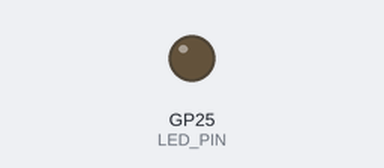
Recording of a sketch running on a simulated Raspberry Pi Pico. Parts: output pins drawn as LEDs (lit = HIGH). Storage starts empty; pins used as bus, display or sensor lines are not drawn; what the sketch prints to the serial monitor is not drawn.

Above: at 1.95 s.
Timing chart, 0 to 5.6 s (numbered marks = the images above):
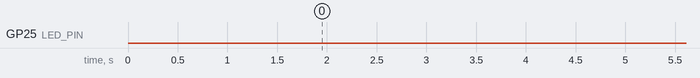

Measured:
- by itself, GP25 (LED_PIN): LOW → HIGH at 11.9 s, → LOW 0.10 s later, → HIGH 0.10 s later, → LOW 0.10 s later, … (444 changes in this stretch)

The sketch:

test_XYT01_x_MicroSD.ino
```cpp
/*
 * Pico XY-T01 + MicroSD (ADA254) Combined Assembly Test
 *
 * - Collects temperature + parse-time timestamps from both XY-T01 units
 *   for a user-defined duration (COLLECTION_SECONDS)
 * - Writes every sample to /test_XYT01/XYT01_data.csv
 * - If the folder already exists it is deleted (including all contents)
 *   and recreated
 * - At the start of the test both units are set to 100 °C.
 *   They remain at 100 °C for min(10 s, collection duration).
 *   After that time they are set to 0 °C for the remainder of the test.
 * - End of data collection is indicated via serial monitor + a special
 *   setpoint sequence on both controllers: 0 °C (1 s) → 100 °C (1 s) → 0 °C
 *
 * Pins (updated wiring table – ADA254 on SPI0):
 *   XY-T01 #1 : UART0  GP0 (TX) / GP1 (RX)
 *   XY-T01 #2 : UART1  GP8 (TX) / GP9 (RX)
 *   MicroSD (ADA254 on SPI0):
 *     CS   = GP17
 *     MISO = GP16 (SPI0 RX)
 *     SCK  = GP18 (SPI0 SCK)
 *     MOSI = GP19 (SPI0 TX)
 *     5V / GND
 *
 * Note: MAX31865 may remain connected (its CS = GP20 is held high).
 *
 * Libraries: SD, SPI
 *
 * On any failure: continuous 50 ms LED blink
 * On success: the setpoint sequence above + continuous successBlink
 */

#include <SPI.h>
#include <SD.h>

// ---------- Pins ----------
const int LED_PIN = LED_BUILTIN; // GP25
const int SD_CS   = 17;          // GP17
const int MAX_CS  = 20;          // keep inactive on shared SPI0

// ---------- Timing ----------
const unsigned long COLLECTION_SECONDS = 8;
const unsigned long COLLECTION_MS      = 1000UL * COLLECTION_SECONDS;
const unsigned long PRINT_INTERVAL_MS  = 1000;               // match ~1 Hz XY-T01 report rate
const unsigned long SETPOINT_HOLD_MS   = 10000;              // hold 100 °C for up to 10 s

unsigned long collectionStart   = 0;
unsigned long lastPrintMillis   = 0;
unsigned long setpointHoldUntil = 0;   // when to switch from 100 °C → 0 °C
bool collecting     = false;
bool finished       = false;
bool setpointIsHigh = true;            // currently commanding 100 °C?

// Latest data (timestamp = millis() when the value was parsed)
float         temp1 = NAN;
unsigned long ts1   = 0;
float         temp2 = NAN;
unsigned long ts2   = 0;

File dataFile;

void errorBlink() {
  while (true) {
    digitalWrite(LED_PIN, HIGH);
    delay(50);
    digitalWrite(LED_PIN, LOW);
    delay(50);
  }
}

void successBlink() {
  while (true) {
    for (int i = 0; i < 3; i++) {
      digitalWrite(LED_PIN, HIGH);
      delay(100);
      digitalWrite(LED_PIN, LOW);
      delay(100);
    }
    delay(1000);
  }
}

// ---------- helpers ----------
float extractTemperature(const String &line) {
  int i = 0;
  while (i < (int)line.length() &&
         !(isDigit(line[i]) || line[i] == '-' || line[i] == '.')) {
    i++;
  }
  if (i >= (int)line.length()) return NAN;

  String num;
  while (i < (int)line.length() &&
         (isDigit(line[i]) || line[i] == '.' || line[i] == '-')) {
    num += line[i];
    i++;
  }
  if (num.length() == 0) return NAN;
  return num.toFloat();
}

void sendCommand(HardwareSerial &port, const char *cmd) {
  port.print(cmd);   // no terminator – required by these modules
  port.flush();
}

void removeFolderContents(const char *path) {
  File dir = SD.open(path);
  if (!dir) return;

  while (true) {
    File entry = dir.openNextFile();
    if (!entry) break;

    char fullPath[64];
    snprintf(fullPath, sizeof(fullPath), "%s/%s", path, entry.name());

    if (entry.isDirectory()) {
      entry.close();
    } else {
      entry.close();
      SD.remove(fullPath);
      Serial.print(F("Removed file: "));
      Serial.println(fullPath);
    }
  }
  dir.close();
}

bool prepareSD() {
  Serial.println(F("Initializing MicroSD (ADA254) on SPI0..."));

  // Keep MAX31865 CS high so it stays inactive on the shared bus
  pinMode(MAX_CS, OUTPUT);
  digitalWrite(MAX_CS, HIGH);

  // SPI0 pins
  SPI.setRX(16);   // MISO
  SPI.setTX(19);   // MOSI
  SPI.setSCK(18);  // SCK
  SPI.begin();

  if (!SD.begin(SD_CS)) {
    Serial.println(F("ERROR: SD initialization failed!"));
    return false;
  }
  Serial.println(F("SD initialized OK."));

  if (SD.exists("/test_XYT01")) {
    Serial.println(F("Removing existing /test_XYT01 ..."));
    removeFolderContents("/test_XYT01");
    if (!SD.rmdir("/test_XYT01")) {
      Serial.println(F("ERROR: Could not remove /test_XYT01"));
      return false;
    }
  }

  if (!SD.mkdir("/test_XYT01")) {
    Serial.println(F("ERROR: Failed to create /test_XYT01"));
    return false;
  }
  Serial.println(F("Created /test_XYT01"));

  dataFile = SD.open("/test_XYT01/XYT01_data.csv", FILE_WRITE);
  if (!dataFile) {
    Serial.println(F("ERROR: Failed to create XYT01_data.csv"));
    return false;
  }

  dataFile.println(F("ts1_ms,temp1_C,ts2_ms,temp2_C"));
  dataFile.flush();
  Serial.println(F("Created XYT01_data.csv with header"));
  return true;
}

void setup() {
  pinMode(LED_PIN, OUTPUT);
  digitalWrite(LED_PIN, LOW);

  // Keep both CS lines as outputs and idle high
  pinMode(MAX_CS, OUTPUT);
  digitalWrite(MAX_CS, HIGH);
  pinMode(SD_CS, OUTPUT);
  digitalWrite(SD_CS, HIGH);

  Serial.begin(115200);
  delay(1500);
  Serial.println(F("XY-T01 + MicroSD (ADA254) Combined Test – starting..."));

  // ----- MicroSD (SPI0) -----
  if (!prepareSD()) {
    errorBlink();
  }

  // ----- UARTs -----
  Serial1.setTX(0);
  Serial1.setRX(1);
  Serial1.begin(9600);
  delay(50);

  Serial2.setTX(8);
  Serial2.setRX(9);
  Serial2.begin(9600);
  delay(50);

  // Enable relays and start reporting
  sendCommand(Serial1, "ON");
  sendCommand(Serial2, "ON");
  delay(100);
  sendCommand(Serial1, "start");
  sendCommand(Serial2, "start");
  delay(200);

  // Set both units to 100 °C
  sendCommand(Serial1, "S:100");
  sendCommand(Serial2, "S:100");
  setpointIsHigh = true;

  // Decide how long to keep the relays closed
  // (min of 10 s or the full collection duration)
  unsigned long holdMs = (COLLECTION_MS < SETPOINT_HOLD_MS) ? COLLECTION_MS : SETPOINT_HOLD_MS;
  setpointHoldUntil = millis() + holdMs;

  Serial.print(F(">>> "));
  Serial.print(COLLECTION_SECONDS);
  Serial.println(F("-Second Data collection BEGINNING NOW <<<"));
  collectionStart = millis();
  lastPrintMillis = millis();
  collecting = true;
}

void loop() {
  if (finished) {
    successBlink();
  }

  if (!collecting) return;

  // ---- Continuously drain both UARTs ----
  while (Serial1.available()) {
    String line = Serial1.readStringUntil('\n');
    line.trim();
    if (line.length() > 0) {
      float t = extractTemperature(line);
      if (!isnan(t)) {
        temp1 = t;
        ts1   = millis();
      }
    }
  }
  while (Serial2.available()) {
    String line = Serial2.readStringUntil('\n');
    line.trim();
    if (line.length() > 0) {
      float t = extractTemperature(line);
      if (!isnan(t)) {
        temp2 = t;
        ts2   = millis();
      }
    }
  }

  // ---- Switch from 100 °C → 0 °C after the hold period ----
  if (setpointIsHigh && (millis() >= setpointHoldUntil)) {
    sendCommand(Serial1, "S:000");
    sendCommand(Serial2, "S:000");
    setpointIsHigh = false;
  }

  // ---- Write one line per second during the collection window ----
  if (millis() - lastPrintMillis >= PRINT_INTERVAL_MS) {
    lastPrintMillis = millis();

    if (dataFile) {
      if (ts1 == 0) dataFile.print(F("0,nan"));
      else {
        dataFile.print(ts1);
        dataFile.print(',');
        dataFile.print(temp1, 1);
      }
      dataFile.print(',');

      if (ts2 == 0) dataFile.print(F("0,nan"));
      else {
        dataFile.print(ts2);
        dataFile.print(',');
        dataFile.print(temp2, 1);
      }
      dataFile.println();
    }
  }

  // ---- End of collection ----
  if (millis() - collectionStart >= COLLECTION_MS) {
    collecting = false;
    finished   = true;

    dataFile.close();

    Serial.println(F(">>> Data collection ENDED <<<"));
    Serial.println(F("File closed. Data written to /test_XYT01/XYT01_data.csv"));

    // Special success indication: 0 °C (1 s) → 100 °C (1 s) → 0 °C
    sendCommand(Serial1, "S:000");
    sendCommand(Serial2, "S:000");
    delay(1000);
    sendCommand(Serial1, "S:100");
    sendCommand(Serial2, "S:100");
    delay(1000);
    sendCommand(Serial1, "S:000");
    sendCommand(Serial2, "S:000");

    successBlink();
  }
}
```
